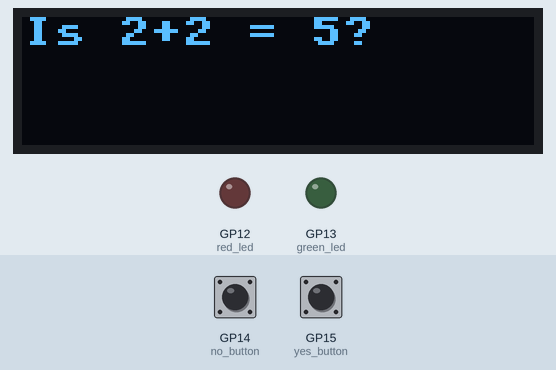
Recording of a program running on a simulated Raspberry Pi Pico running MicroPython. On the bench: 128×32 one-colour display, output pins drawn as LEDs (lit = HIGH). The inputs (shaded band) are chosen by the test bench; at power-on: GP14 (no_button) LOW, GP15 (yes_button) LOW. Random numbers come from a fixed seed; library files of the repository ran but are not shown: ssd1306.py.

Above: at 1.2 s.
1.3 s: GP14 (no_button) pulled HIGH for 0.15 s
At 3.0 s:
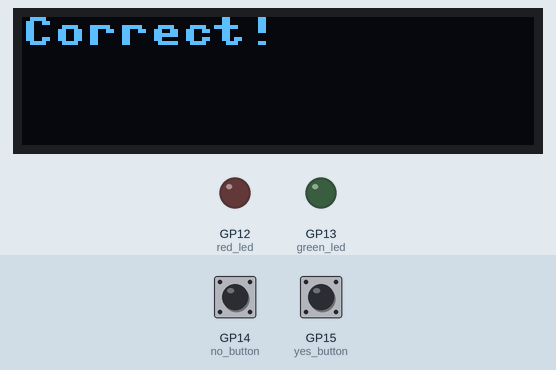
4.4 s: GP14 (no_button) pulled HIGH for 1 s
At 6.3 s:
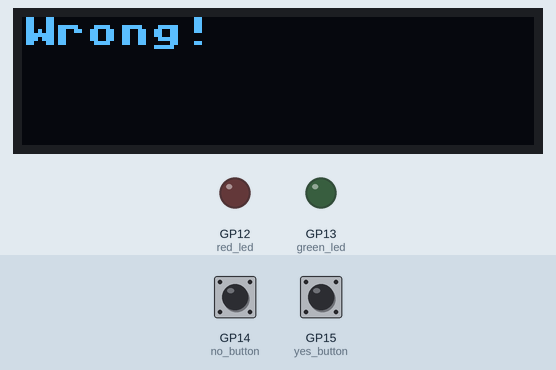
8.4 s: GP15 (yes_button) pulled HIGH for 3.2 s
At 9.1 s:
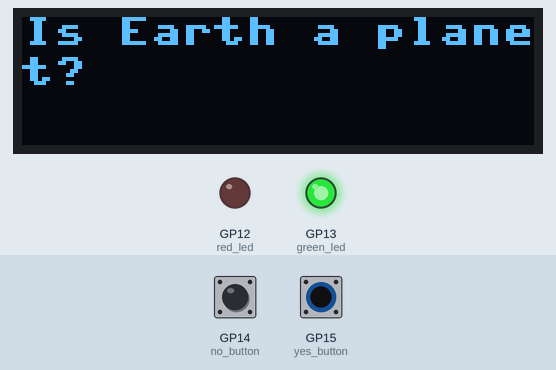
14.6 s: GP15 (yes_button) pulled HIGH for 0.15 s
At 15.4 s:
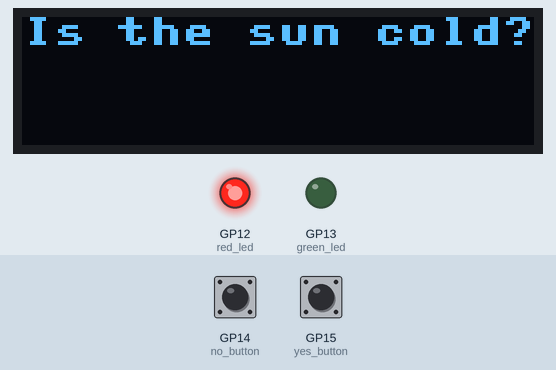
17.1 s: GP14 (no_button) pulled HIGH for 3.2 s
At 21.5 s:
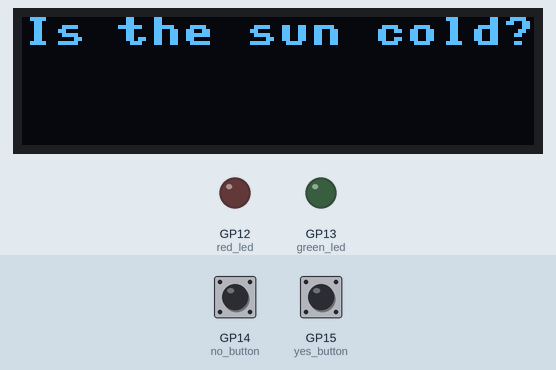
21.8 s: GP15 (yes_button) pulled HIGH for 1 s
At 24.3 s:
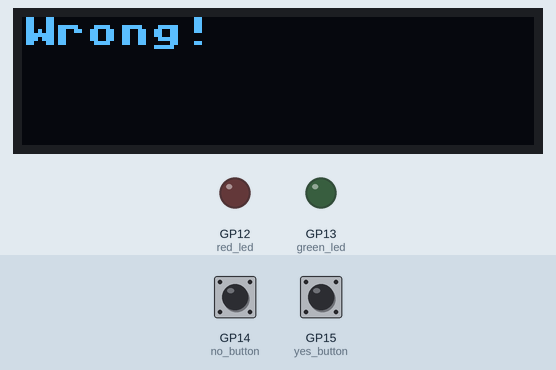
Timing chart, 0 to 25.8 s (numbered marks = the images above; inputs shaded):
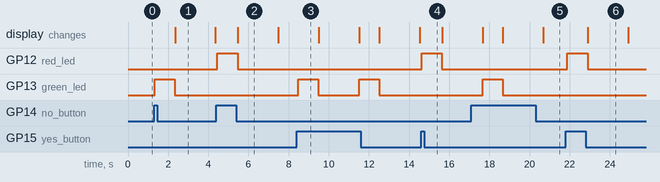

The program:

trivia_game.py
```python
from machine import Pin, I2C
import time
import random

# === TRY to import the SSD1306 OLED ===
try:
    from ssd1306 import SSD1306_I2C
    i2c = I2C(1, scl=Pin(7), sda=Pin(6))
    oled = SSD1306_I2C(128, 32, i2c)
    has_oled = True
except:
    # Use a mock OLED if display not connected
    class MockOLED:
        def fill(self, x): pass
        def text(self, text, x, y, color=1): print("OLED:", text)
        def show(self): pass
    oled = MockOLED()
    has_oled = False

# === Buttons and LEDs ===
yes_button = Pin(15, Pin.IN, Pin.PULL_DOWN)
no_button = Pin(14, Pin.IN, Pin.PULL_DOWN)
green_led = Pin(13, Pin.OUT)
red_led = Pin(12, Pin.OUT)

# === Questions ===
questions = [
    {"question": "Is Python a language?", "answer": True},
    {"question": "Is 2+2 = 5?", "answer": False},
    {"question": "Is Earth a planet?", "answer": True},
    {"question": "Is the sun cold?", "answer": False},
]

# === Display Function ===
def display_text(text):
    oled.fill(0)
    oled.text(text[:16], 0, 0)
    if len(text) > 16:
        oled.text(text[16:32], 0, 10)
    oled.show()

# === Game Feedback ===
def feedback(correct):
    if correct:
        green_led.value(1)
    else:
        red_led.value(1)
    time.sleep(1)
    green_led.value(0)
    red_led.value(0)

# === Game Loop ===
while True:
    q = random.choice(questions)
    display_text(q["question"])

    while True:
        if yes_button.value():
            user_answer = True
            break
        elif no_button.value():
            user_answer = False
            break
        time.sleep(0.1)

    correct = (user_answer == q["answer"])
    feedback(correct)
    display_text("Correct!" if correct else "Wrong!")
    time.sleep(2)
```

Measured:
- after the input at 1.3 s, GP13 (green_led): LOW → HIGH at once, → LOW 1.0 s later; the display: changes after 1.0 s (image 1)
- after the input at 4.4 s, GP12 (red_led): LOW → HIGH after 0.06 s, → LOW 1.0 s later; the display: changes after 1.1 s (image 2)
- after the input at 8.4 s, GP13 (green_led): alternates HIGH for 1.0 s and LOW for 2.0 s, starting after 0.08 s
- after the input at 14.6 s, GP12 (red_led): LOW → HIGH at once, → LOW 1.0 s later
- after the input at 17.1 s, GP13 (green_led): LOW → HIGH after 0.56 s, → LOW 1.0 s later
- after the input at 21.8 s, GP12 (red_led): LOW → HIGH after 0.09 s, → LOW 1.0 s later; the display: changes after 1.1 s (image 6)
- what the display in image 1 shows lasts 2.1 s, from 2.3 s to 4.4 s
